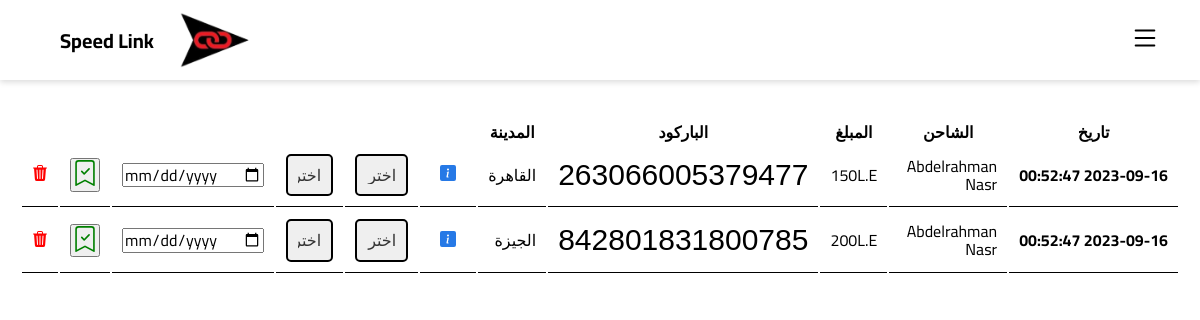
Screenshot of /fm (signed in) with the database file from the repository.
### app.py (models this page shows)
class Shipment(db.Model):
    id = db.Column(db.Integer, primary_key=True)
    barcode = db.Column(db.String(15))
    shipper_username = db.Column(db.Integer)
    status = db.Column(db.String(50))
    delivery_id = db.Column(db.Integer)
    shipper_name = db.Column(db.String(100))
    shipper_phone_1 = db.Column(db.String(11))
    shipper_phone_2 = db.Column(db.String(11))
    shipper_address = db.Column(db.String(200))
    shipper_city = db.Column(db.String(100))
    shipper_wallet_code = db.Column(db.String(15))
    shipper_note = db.Column(db.Text)
    recipient_name = db.Column(db.String(100))
    recipient_phone_1 = db.Column(db.String(15))
    recipient_phone_2 = db.Column(db.String(15))
    recipient_address = db.Column(db.String(200))
    recipient_city = db.Column(db.String(100))
    recipient_note = db.Column(db.Text)
    pprice = db.Column(db.Integer)
    dprice = db.Column(db.Integer)
    tprice = db.Column(db.Integer)
    shipment_status = db.Column(db.String(100))
    date = db.Column(db.String(23))
    delivery_date = db.Column(db.String(23) )
    aws_code = db.Column(db.String(25))
    how = db.Column(db.String(25))
    isprint = db.Column(db.Integer)
    issend = db.Column(db.Integer)

### app.py (the view)
@app.route('/fm')
def fm():
    log = Shipment.query.filter_by(status='file')
    u = Delivery.query.all()
    return render_template('fm.html',infoL=log,u=u)

### templates/fm.html (shortened to what this page needs)
{% extends 'base.html' %} {% block content %}
<link href="https://fonts.cdnfonts.com/css/barcode-font" rel="stylesheet">
{% if infoL %}
<table>
    <thead>
        <tr>
            <th>تاريخ</th>
            <th>الشاحن</th>
            <th>المبلغ</th>
            <th>الباركود</th>
<th>المدينة</th>
            <th></th>
            <th></th>
            <th></th>
            <th></th>
            <th></th>
        </tr>
    </thead>
    <tbody>
       {% for log in infoL%}
        <tr>
            <td class="date"><strong>{{ log.date }}</strong></td>
            <td>{{ log.shipper_name }}</td>
            <td>{{ log.pprice }}L.E</td>
            <td><p class="code">{{ log.barcode }}</p></td>
            <td>{{ log.recipient_city }}</td>
            <td><a href="/track/{{log.barcode}}" class="details-btn"></a></td>
            <form action="/setup" method="POST">
            <td><select name="dvid" id="dropdown">
                <option value="">اختر الشاحن</option>
            </select>
            <td>  <select name="governorate" id="governorate" style="width: 100%;">
                <option value="">اختر المدينة</option>
            </select>
            </td>
            <td style="width: 8%;"><input type="date" name="date"><input type="num" value="{{ log.barcode }}" name="sid"style="display: none;"><input type="text" value="{{ log.shipper_username }}" name="username"style="display: none;"></td>
            <td><button type="submit"></button></td>
              <td><a href="/deletsh"></a></td>
</form>
        </tr>
        {% endfor %}
    </tbody>
</table>{% endif %}
</div>
{% endblock %}

### static/css/style.css (style rules this page uses)
* { margin: 0; padding: 0; box-sizing: border-box; }
body { font-family: 'Cairo', sans-serif; background: rgb(189, 208, 251); }

### templates/base.html (style rules this page uses)
body { margin: 0; padding: 0; background-color: #fff; font-family: "Cairo", sans-serif; direction: rtl; min-height: 100vh; }

### templates/fm.html (style rules this page uses)
.operations-table th, td { padding: 10px; border-bottom: 1px solid #000; }
.details-btn { padding: 1px 10px; color: #fff; border: none; border-radius: 4px; cursor: pointer; text-decoration: none; }
.code { font-family: 'barcode font', sans-serif; font-size : 30px; }
@media screen and (max-width: 1200px) { .date { white-space: nowrap; } }
body { background-color: #ffffff; }
select { width: 100%; padding: 10px; border: 2px solid #000; border-radius: 5px; appearance: none; background-image: url("arrow.png"); background-repeat: no-repeat; background-position: right center; cursor: pointer; font-size: 16px; color: #333; }

### rows the page displays
Shipment: date "2023-09-16 00:52:47", shipper_name "Abdelrahman Nasr", pprice "150", barcode "263066005379477", recipient_city "القاهرة"
Shipment: date "2023-09-16 00:52:47", shipper_name "Abdelrahman Nasr", pprice "200", barcode "842801831800785", recipient_city "الجيزة"
